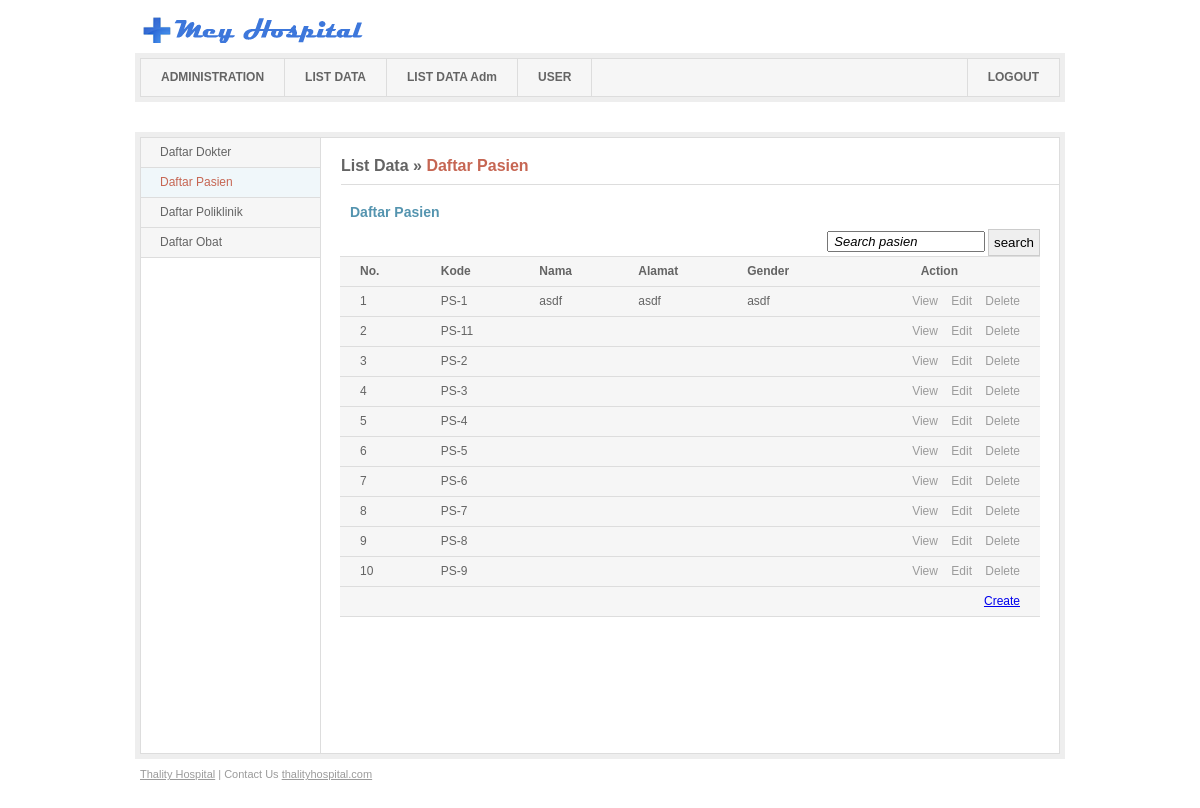
The page /administrator/index.php?menu=pasien (signed in) on the database its author committed.
### tables this page shows
CREATE TABLE IF NOT EXISTS `pasien` (
  `kodePsn` varchar(5) NOT NULL,
  `namaPsn` varchar(50) NOT NULL,
  `alamatPsn` varchar(100) NOT NULL,
  `genderPsn` varchar(20) NOT NULL,
  `umurPsn` varchar(10) NOT NULL,
  `teleponPsn` varchar(18) NOT NULL,
  PRIMARY KEY (`kodePsn`)
);

### administrator/listdata/pasien.php (the view, shortened to what this page needs)
<div id="sidebar">
                	<ul class="sideNav">
                    	<li><a href="index.php?menu=dokter">Daftar Dokter</a></li>
                    	<li><a href="index.php?menu=pasien" class="active">Daftar Pasien</a></li>
                    	<li><a href="index.php?menu=poliklinik">Daftar Poliklinik</a></li>
                    	<li><a href="index.php?menu=obat">Daftar Obat</a></li>
                    </ul>
                </div>
<h2><a href="index.php?menu=listdata">List Data</a> &raquo; <a href="index.php?menu=pasien" class="active">Daftar Pasien</a></h2>
            <div id="main">
				<?php
$query  = "SELECT * FROM pasien ";
$perHal=20;
$awal=(((isset($_GET['hal'])?$_GET['hal']:1)-1)*$perHal);
$query.="order by kodePsn asc LIMIT $awal,$perHal   ";
$query=mysql_query($query);
?>
<h3>Daftar Pasien</h3>
<form action="index.php?menu=pasien" method="post">
	<div width="300" align="right" cellpadding="0" cellspacing="0" border="0" style="border:0px;">
	<tr>
	<td> <input type="text" name="cari" value=" Search pasien" class="search-form"  onBlur="javascript:if(this.value==''){this.value=this.defaultValue;}" onFocus="javascript:if(this.value==this.defaultValue){this.value='';}"  /></td>
	<td><input type="submit" name="submit" value="search" style="border: 1px solid #ccc; padding:5px; vertical-align:middle;" />
	</td>
	</tr>
	</div>
	</form>
                	<form action="" class="jNice">
                    	<table cellpadding="0" cellspacing="0">
							<tr>
								<td><b>No.</b></td>
                                <td><b>Kode</b></td>
                                <td><b>Nama</b></td>
                                <td><b>Alamat</b></td>
                                <td><b>Gender</b></td>
								<td align=center><b>Action</b></td>
                            </tr>
							<?
							$no=1;
							while($data = mysql_fetch_array($query)){
								?>
								<tr <?php if ($no % 2 == 1) {  }else { echo 'class=alternate-row'; } ?> >
								<?
										echo "<td>$no</td>";
										echo "<td>$data[kodePsn]</td>";
										echo "<td>$data[namaPsn]</td>";
										echo "<td>$data[alamatPsn]</td>";
										echo "<td>$data[genderPsn]</td>";
                                echo "<td class=\"action\"><a href=\"index.php?menu=detailPsn&kodePsn=$data[kodePsn]\" class=\"view\">View</a>
														   <a href=\"index.php?menu=editPsn&kodePsn=$data[kodePsn]\" class=\"edit\">Edit</a>
														   <a href=\"index.php?menu=deletePsn&kodePsn=$data[kodePsn]\" onclick=\"return confirm('Anda yakin akan menghapus Data ini?')\" class=\"delete\">Delete</a>
														   </td>
                            </tr>";
							$no++;
						}
						?>
							<tr>
							<td colspan=8 align=right><a href="index.php?menu=tambahPsn">Create</a></td>
							</tr>
                        </table>
			<div align="right" id="pag" class="pagination" style="height:100px;">
		?></div>
						</form>
					<br>
					<br>
                </div>

### style/css/layout.css (style rules this page uses)
body { background: white; font-family: Arial, Helvetica, sans-serif; font-size: 12px; color: #646464; text-align: center; }
#sidebar { width: 179px; float: left; }
#sidebar .sideNav { width: 179px; }
#sidebar .sideNav li { border-bottom: 1px solid #ddd; width: 179px; }
#sidebar .sideNav li a { display: block; color: #646464; background: #f6f6f6; text-decoration: none; height: 29px; line-height: 29px; padding: 0 19px; width: 141px; }
#sidebar .sideNav li a.active, #sidebar .sideNav li a.active:hover { background: #f0f7fa; color: #c66653; }
h2 { width: 718px; float: right; color: #646464; font-size: 16px; line-height: 16px; font-weight: bold; margin: 20px 0 0 0; padding: 0 0 10px 0; border-bottom: 1px solid #ddd; }
h2 a { color: #646464; text-decoration: none; }
h2 a.active { color: #c66653; }
#main { width: 700px; float: right; padding: 0 19px 0 0; }
h3 { font-size: 14px; line-height: 14px; font-weight: bold; color: #5494af; padding: 0 0 0 10px; margin: 20px 0 10px; }
#main table { border-top: 1px solid #ddd; width: 700px; }
#main table tr td { background: #f6f6f6; padding: 0px 20px; height: 29px; line-height: 29px; border-bottom: 1px solid #ddd; }
#main table .action { text-align: right; padding: 0 20px 0 10px; }
#main table tr .action a { margin: 0 0 0 10px; text-decoration: none; color: #9b9b9b; }
div.pagination { padding: 3px; margin: 3px; }

### style/css/jNice.css (style rules this page uses)
.search-form { width: 150px; font-size: 13px; font-style:italic; }

### rows shown on the page
pasien: kodePsn "PS-1", namaPsn "asdf", alamatPsn "asdf", genderPsn "asdf"
pasien: kodePsn "PS-11"
pasien: kodePsn "PS-2"
pasien: kodePsn "PS-3"
pasien: kodePsn "PS-4"
pasien: kodePsn "PS-5"
pasien: kodePsn "PS-6"
pasien: kodePsn "PS-7"
pasien: kodePsn "PS-8"
pasien: kodePsn "PS-9"
